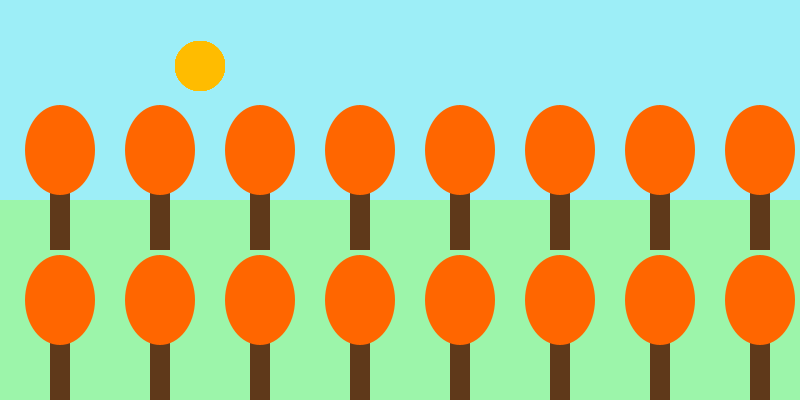
Frame 1 (no input)
Frame 60 (the mouse pressed at the canvas centre just before this capture): identical to frame 1, image omitted
Frame 120 (the mouse held since frame 60 and released just before this capture): identical to frame 1, image omitted

The Processing sketch that drew this single still picture (run headless with seeded random() and noise(); from frame 60 on, the mouse is pressed at the canvas centre):

// Processing sketch: Quiz_3_Forest
// ── Quiz_3_Forest.pde
color leafColour, trunkColour;

void setup()
{
  size(800, 400);
  noStroke();
  leafColour  = color(82, 144, 97);
  trunkColour = color(95, 57, 26);
}

void draw()
{
  
  background(157, 238, 247);  // Sky
  fill(156, 245, 170);        // Ground
   
  rect(0, height/2, width, height/2);

  for (float xPos = 50; xPos < width; xPos = xPos + 100)
  {
    for (float yPos = 180; yPos < height; yPos = yPos + 150)
    {
      drawTree(xPos, yPos);
    }
  }
 
}

void drawTree(float treeX, float treeY)
{
  fill(#FFBC00);
  ellipse(width/4,height/6,50,50);
  fill(trunkColour);
  rect(treeX, treeY, 20, 70);
  fill(#FF6600);
  ellipse(treeX + 10, treeY - 30, 70, 90);
  
  
  
}
